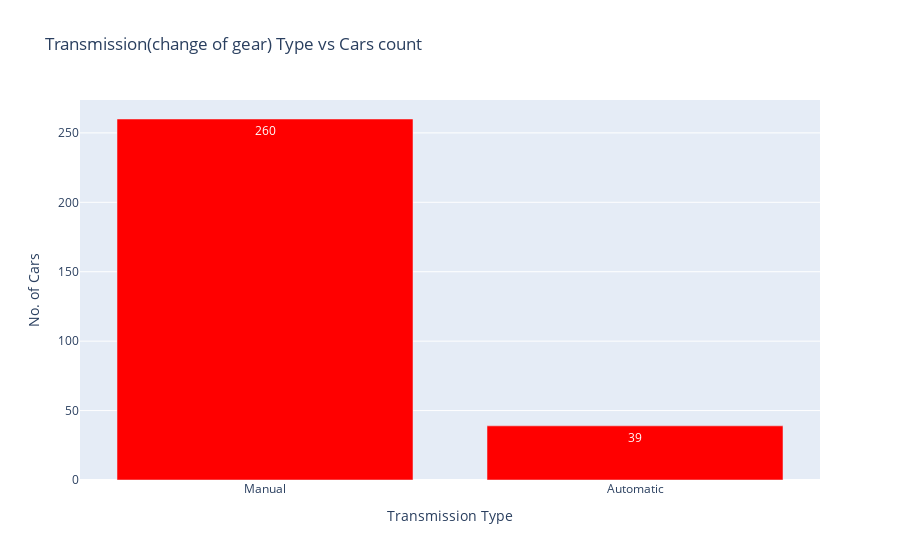

Here is the notebook cell this chart was saved with:
### Code cell
transmission_type = data.Transmission.value_counts().keys()
cars_count = data.Transmission.value_counts().values
labels = [str(val) for val in cars_count]

fig = px.bar(x=transmission_type, y=cars_count, text=labels, title='Transmission(change of gear) Type vs Cars count', template='plotly', color_discrete_sequence=['red'])

# Set the labels for the y-axis and x-axis
fig.update_yaxes(title_text='No. of Cars')
fig.update_xaxes(title_text='Transmission Type')

# Show the plot
fig.show()

### Figure 1 — Plotly figure (JSON) as saved in the notebook; plotly's stock layout.template omitted (floating-point values rounded to 4 significant figures)
{"data": [{"alignmentgroup": "True", "hovertemplate": "x=%{x}<br>y=%{y}<br>text=%{text}<extra></extra>", "legendgroup": "", "marker": {"color": "red", "pattern": {"shape": ""}}, "name": "", "offsetgroup": "", "orientation": "v", "showlegend": false, "text": ["260", "39"], "textposition": "auto", "type": "bar", "x": ["Manual", "Automatic"], "xaxis": "x", "y": [260, 39], "yaxis": "y"}], "layout": {"barmode": "relative", "legend": {"tracegroupgap": 0}, "title": {"text": "Transmission(change of gear) Type vs Cars count"}, "xaxis": {"anchor": "y", "domain": [0, 1], "title": {"text": "Transmission Type"}}, "yaxis": {"anchor": "x", "domain": [0, 1], "title": {"text": "No. of Cars"}}}}
